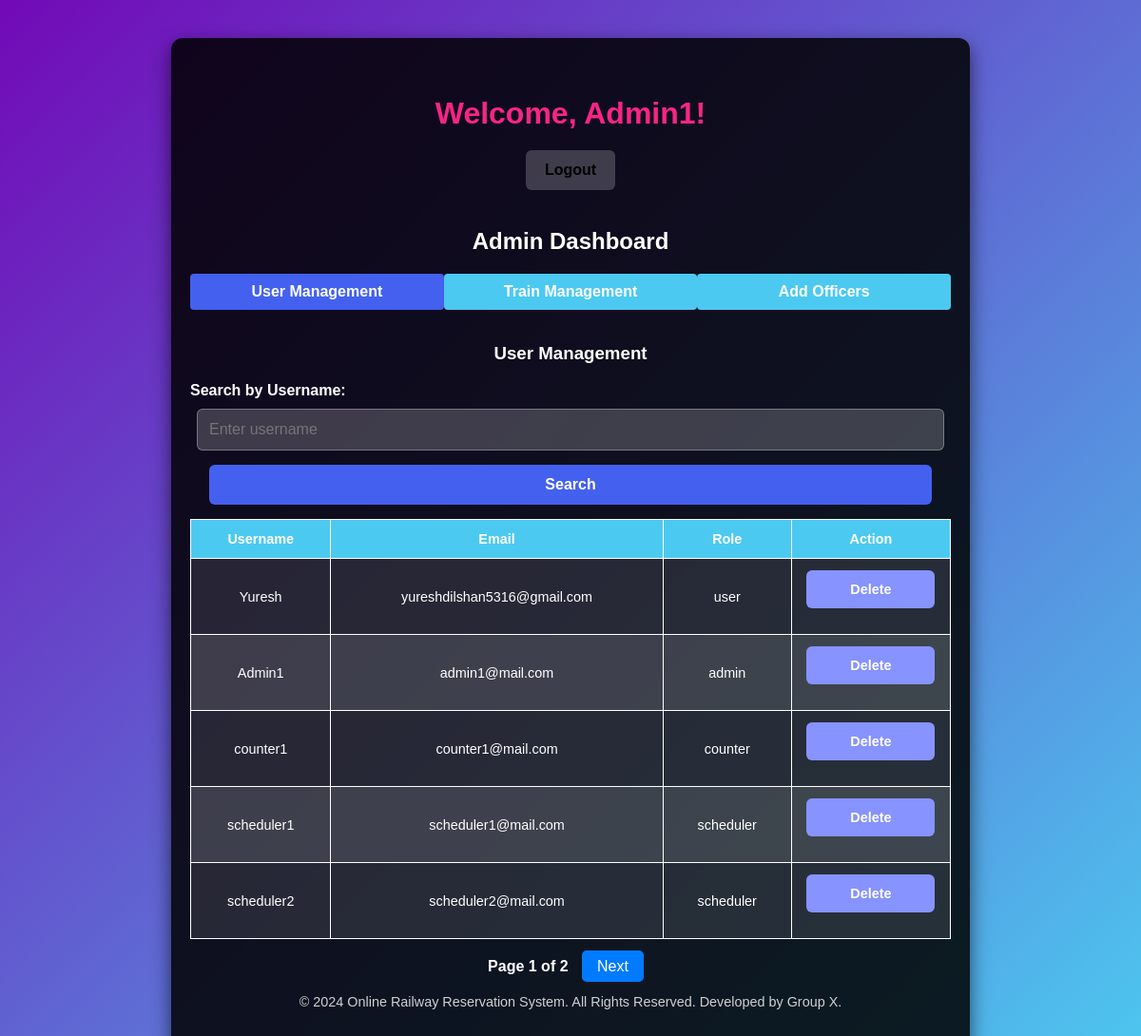
Page /admin_dashboard (signed in) on the committed database.
### tables this page shows
CREATE TABLE users (
    user_id INTEGER PRIMARY KEY AUTOINCREMENT,
    username VARCHAR(255) NOT NULL,
    email VARCHAR(255) UNIQUE NOT NULL,
    password VARCHAR(255) NOT NULL,  -- Store password hashes, NOT plain passwords
    role VARCHAR(50) NOT NULL DEFAULT 'user' CHECK (role IN ('user', 'admin', 'counter', 'scheduler')), -- Role-based access control
    created_at TIMESTAMP DEFAULT CURRENT_TIMESTAMP
);

### app.py (the view)
@app.route("/admin_dashboard", methods=["GET"])
def admin_dashboard():
    if "user_id" not in session or session["role"] != "admin":
        flash("Access denied!", "danger")
        return redirect(url_for("login"))
    db = get_db()
    page = request.args.get("page", 1, type=int)  # Default to page 1
    per_page = 5  # Number of records per page
    offset = (page - 1) * per_page
    search_username = request.args.get("search_username")
    if search_username:
        users = db.execute("SELECT * FROM users WHERE username LIKE ? LIMIT ? OFFSET ?",
                           ('%' + search_username + '%', per_page, offset)).fetchall()
        total_users = db.execute("SELECT COUNT(*) FROM users WHERE username LIKE ?", ('%' + search_username + '%',)).fetchone()[0]
    else:
        users = db.execute("SELECT * FROM users LIMIT ? OFFSET ?", (per_page, offset)).fetchall()
        total_users = db.execute("SELECT COUNT(*) FROM users").fetchone()[0]
    search_train = request.args.get("search_train")
    if search_train:
        trains = db.execute("SELECT * FROM trains WHERE train_name LIKE ? LIMIT ? OFFSET ?",
                            ('%' + search_train + '%', per_page, offset)).fetchall()
        total_trains = db.execute("SELECT COUNT(*) FROM trains WHERE train_name LIKE ?", ('%' + search_train + '%',)).fetchone()[0]
    else:
        trains = db.execute("SELECT * FROM trains LIMIT ? OFFSET ?", (per_page, offset)).fetchall()
        total_trains = db.execute("SELECT COUNT(*) FROM trains").fetchone()[0]
    total_pages_users = (total_users // per_page) + (1 if total_users % per_page else 0)
    total_pages_trains = (total_trains // per_page) + (1 if total_trains % per_page else 0)
    return render_template("admin_dashboard.html", users=users, trains=trains,
                           total_pages_users=total_pages_users, total_pages_trains=total_pages_trains,
                           current_page_users=page, current_page_trains=page)

### app.py (called while the page is built)
def get_db():
    db = getattr(g, '_database', None)
    if db is None:
        db = g._database = sqlite3.connect(DATABASE)
        db.row_factory = sqlite3.Row
    return db

@app.teardown_appcontext
def close_connection(exception):
    db = getattr(g, '_database', None)
    if db is not None:
        db.close()

### templates/admin_dashboard.html (shortened to what this page needs)
<!DOCTYPE html>
<html lang="en">
<head>
    <link rel="stylesheet" href="{{ url_for('static', filename='css/style.css') }}">
</head>
<body>
    <div class="container">
        <h1>Welcome, {{ session['username'] }}!</h1>
        <a class="button logout-button" href="{{ url_for('logout') }}">Logout</a>
        <h2>Admin Dashboard</h2>
        <div class="tabs">
            <button class="tab-link" onclick="openTab(event, 'UserManagement')">User Management</button>
            <button class="tab-link" onclick="openTab(event, 'TrainManagement')">Train Management</button>
            <button class="tab-link" onclick="openTab(event, 'AddOfficers')">Add Officers</button>
        </div>
        <div id="UserManagement" class="tab-content">
    <h3>User Management</h3>
    <form method="GET" action="{{ url_for('admin_dashboard') }}">
        <label for="search_username">Search by Username:</label>
        <input type="text" name="search_username" id="search_username" placeholder="Enter username">
        <button type="submit" class="button primary-button">Search</button>
    </form>
    <table>
        <thead>
            <tr>
                <th>Username</th>
                <th>Email</th>
                <th>Role</th>
                <th>Action</th>
            </tr>
        </thead>
        <tbody>
            {% for user in users %}
            <tr>
                <td>{{ user.username }}</td>
                <td>{{ user.email }}</td>
                <td>{{ user.role }}</td>
                <td>
                    <form method="POST" action="{{ url_for('delete_user', user_id=user.user_id) }}" onsubmit="return confirm('Are you sure you want to delete this user?');">
                        <button type="submit" class="button secondary-button">Delete</button>
                    </form>
                </td>
            </tr>
            {% endfor %}
        </tbody>
    </table>
    <div class="pagination">
        <span>Page {{ current_page_users }} of {{ total_pages_users }}</span>
        {% if current_page_users < total_pages_users %}
        <a href="{{ url_for('admin_dashboard', page=current_page_users + 1) }}" class="button pagination-button">Next</a>
        {% endif %}
    </div>
</div>
        <footer>
            &copy; 2024 Online Railway Reservation System. All Rights Reserved. Developed by Group X.
        </footer>
    </div>
</body>
</html>

### static/css/style.css (style rules this page uses)
body { margin: 0; font-family: 'Poppins', sans-serif; color: #fff; display: flex; justify-content: center; align-items: center; min-height: 100vh; background: linear-gradient(135deg, #7209B7, #4CC9F0); position: relative; overflow-y: auto; padding: 20px; }
.container { background-color: rgba(0, 0, 0, 0.85); padding: 30px; border-radius: 12px; box-shadow: 0 8px 20px rgba(0, 0, 0, 0.6); width: 100%; max-width: 800px; text-align: center; animation: fadeIn 0.8s ease-in-out; margin: 20px auto; padding: 40px 20px; }
h1 { color: #F72585; font-size: 2em; margin-bottom: 20px; }
form { display: flex; flex-direction: column; align-items: center; }
label { align-self: flex-start; font-weight: bold; margin-bottom: 5px; }
input, select { width: 100%; padding: 8px; margin-bottom: 10px; border: 1px solid #ccc; border-radius: 4px; }
input[type="text"], input[type="email"], input[type="password"], button { padding: 12px; margin-bottom: 15px; border: none; border-radius: 6px; font-size: 1em; width: 95%; }
input[type="text"], input[type="email"], input[type="password"] { background: rgba(255, 255, 255, 0.2); color: #fff; border: 1px solid rgba(255, 255, 255, 0.3); transition: 0.3s; }
button { background-color: #4361EE; color: white; font-weight: bold; cursor: pointer; transition: background-color 0.3s ease, transform 0.2s ease; }
.button { padding: 12px 20px; border: none; border-radius: 6px; font-size: 1em; text-decoration: none; color: #fff; cursor: pointer; transition: background-color 0.3s ease, transform 0.2s ease; }
.primary-button { background-color: #4361EE; }
.secondary-button { background-color: #8793ff; }
.logout-button { color: #000; font-weight: bold; display: inline-block; margin-bottom: 20px; background-color: rgba(255, 255, 255, 0.2); }
table { width: 100%; border-collapse: collapse; margin-bottom: 20px; font-size: 0.9em; color: #fff; }
table, th, td { border: 1px solid #fff; }
th, td { padding: 12px; text-align: center; }
th { background-color: #4CC9F0; font-weight: bold; }
tbody tr:nth-child(odd) { background-color: rgba(255, 255, 255, 0.1); }
tbody tr:nth-child(even) { background-color: rgba(255, 255, 255, 0.2); }
.tabs { display: flex; justify-content: space-around; margin-bottom: 20px; }
.tab-link { background-color: #4CC9F0; color: white; border: none; padding: 10px 20px; cursor: pointer; transition: background-color 0.3s ease; }
.tab-link.active { background-color: #4361EE; }
.tab-content { display: none; }
.pagination { text-align: center; margin-top: 20px; }
.pagination-button { padding: 8px 16px; margin: 0 10px; background-color: #007bff; color: white; text-decoration: none; border-radius: 5px; }
.pagination span { font-size: 16px; font-weight: bold; }
h2 { font-size: 24px; margin-bottom: 20px; }
form { display: flex; flex-direction: column; }
label { margin-bottom: 10px; font-weight: bold; }
input, select { margin-bottom: 20px; padding: 10px; border: 1px solid #ccc; border-radius: 4px; font-size: 16px; }
button { padding: 10px; background-color: #4CC9F0; color: white; border: none; border-radius: 4px; cursor: pointer; font-size: 16px; }
footer { text-align: center; margin-top: 20px; font-size: 0.9em; opacity: 0.8; }

### rows in the picture
users: username "Admin1", email "admin1@mail.com", role "admin"
users: username "Yuresh", email "yureshdilshan5316@gmail.com", role "user"
users: username "counter1", email "counter1@mail.com", role "counter"
users: username "scheduler1", email "scheduler1@mail.com", role "scheduler"
users: username "scheduler2", email "scheduler2@mail.com", role "scheduler"

### other values in the picture
{{ current_page_users }} "1"
{{ total_pages_users }} "2"
